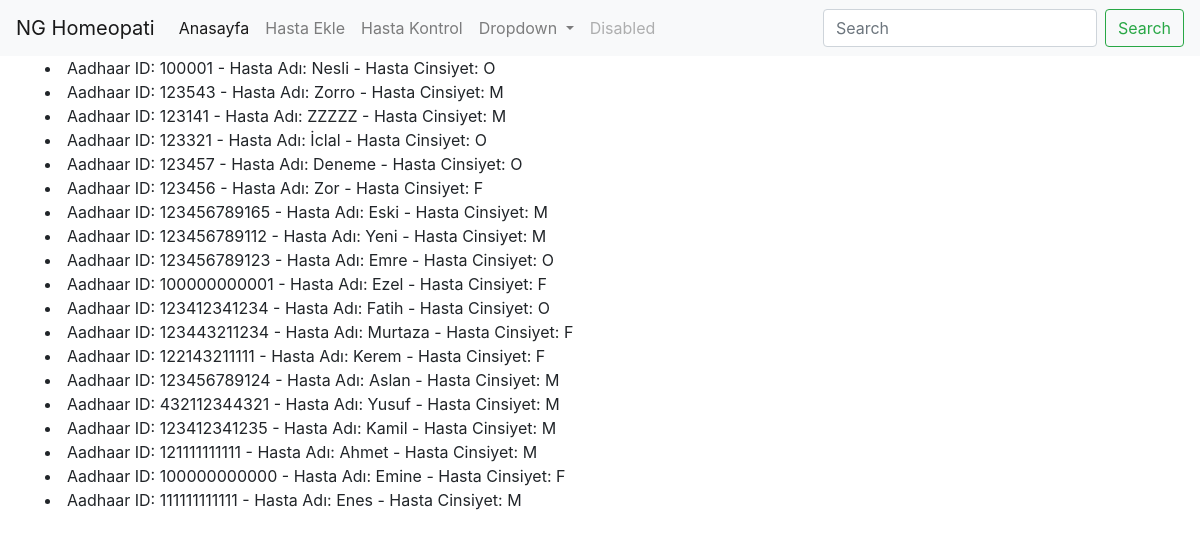
/patient-listele/, run on the app's committed database.
### b/models.py (models this page shows, shortened)
class Patient(models.Model):
    GENDER_CHOICES = (
        ("M", "Male"),
        ("F", "Female"),
        ("O", "Other")
    )
    aadhaarId = models.CharField(primary_key=True, max_length=6, help_text= "12 digit aadhar no" )
    name = models.CharField(max_length=20)
    date_of_birth = models.DateField(max_length=8, help_text="YYYY-MM-DD")
    gender = models.CharField(choices=GENDER_CHOICES, max_length=1)
    last_updated_on = models.DateTimeField(auto_now=True)
    class Meta:
        verbose_name = "patient"
        verbose_name_plural = "patients"
        ordering = ["-last_updated_on"]

### b/views.py (the view)
# urls.py: path('patient-listele/', views.patientlistele, name='patient_listele'),
def patientlistele(request):
    patients = Patient.objects.all()
    return render(request, "patient-listele.html", context={'patients': patients})

### b/templates/patient-listele.html (shortened to what this page needs)
{% extends 'base.html' %}
{% load static %}
{% load bootstrap4 %}
{% load i18n %}
{% block content %}
<div class="container">
{% for patient in  patients %}
 <li>Aadhaar ID: {{ patient.aadhaarId }} - Hasta Adı: {{ patient.name }} -  Hasta Cinsiyet: {{ patient.gender }}</li>
 {% endfor %}
</div>
{% endblock %}

### b/templates/base.html (shortened to what this page needs)
<!doctype html>
<html lang="en">
  <head>
    <link rel="stylesheet" href="path/to/font-awesome/css/font-awesome.min.css">
    <link rel="stylesheet" href="https://cdn.jsdelivr.net/npm/bootstrap@4.0.0/dist/css/bootstrap.min.css">
    <nav class="navbar navbar-expand-lg navbar-light bg-light">
        <a class="navbar-brand" href="{% url 'home' %}">NG Homeopati</a>
        <div class="collapse navbar-collapse" id="navbarSupportedContent">
          <ul class="navbar-nav mr-auto">
            <li class="nav-item active">
              <a class="nav-link" href="{% url 'home' %}">Anasayfa <span class="sr-only">(current)</span></a>
            </li>
            <li class="nav-item">
              <a class="nav-link" href="{% url 'patient_create' %}">Hasta Ekle</a>
            </li>
            <li class="nav-item">
                <a class="nav-link" href="{% url 'patient_check' %}">Hasta Kontrol</a>
              </li>
            <li class="nav-item dropdown">
              <a class="nav-link dropdown-toggle" href="#" id="navbarDropdown" role="button" data-toggle="dropdown" aria-haspopup="true" aria-expanded="false">
                Dropdown
              </a>
            </li>
            <li class="nav-item">
              <a class="nav-link disabled" href="#">Disabled</a>
            </li>
          </ul>
          <form class="form-inline my-2 my-lg-0">
            <input class="form-control mr-sm-2" type="search" placeholder="Search" aria-label="Search">
            <button class="btn btn-outline-success my-2 my-sm-0" type="submit">Search</button>
          </form>
        </div>
      </nav>
      <link rel="stylesheet" href="https://cdnjs.cloudflare.com/ajax/libs/font-awesome/4.7.0/css/font-awesome.min.css">
  </head>
  <body>
    {% block content %}
    {% endblock %}
  </body>
</html>

### data on the page
Patient: aadhaarId "100001", name "Nesli", gender "O"
Patient: aadhaarId "123543", name "Zorro", gender "M"
Patient: aadhaarId "123141", name "ZZZZZ", gender "M"
Patient: aadhaarId "123321", name "İclal", gender "O"
Patient: aadhaarId "123457", name "Deneme", gender "O"
Patient: aadhaarId "123456", name "Zor", gender "F"
Patient: aadhaarId "123456789165", name "Eski", gender "M"
Patient: aadhaarId "123456789112", name "Yeni", gender "M"
Patient: aadhaarId "123456789123", name "Emre", gender "O"
Patient: aadhaarId "100000000001", name "Ezel", gender "F"
Patient: aadhaarId "123412341234", name "Fatih", gender "O"
Patient: aadhaarId "123443211234", name "Murtaza", gender "F"
Patient: aadhaarId "122143211111", name "Kerem", gender "F"
Patient: aadhaarId "123456789124", name "Aslan", gender "M"
Patient: aadhaarId "432112344321", name "Yusuf", gender "M"
Patient: aadhaarId "123412341235", name "Kamil", gender "M"
Patient: aadhaarId "121111111111", name "Ahmet", gender "M"
Patient: aadhaarId "100000000000", name "Emine", gender "F"
Patient: aadhaarId "111111111111", name "Enes", gender "M"
